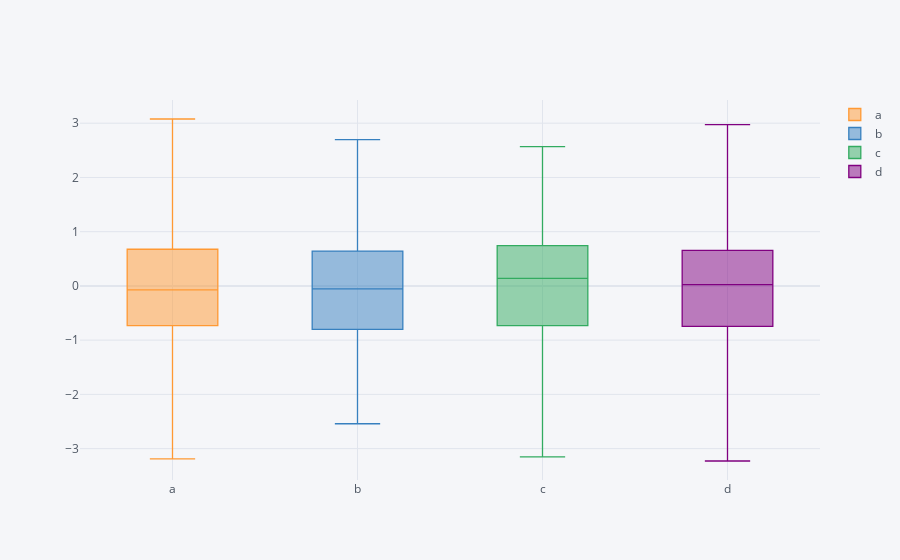

Notebook source saved alongside this figure:
### Code cell
dataframe.iplot(kind='box')
